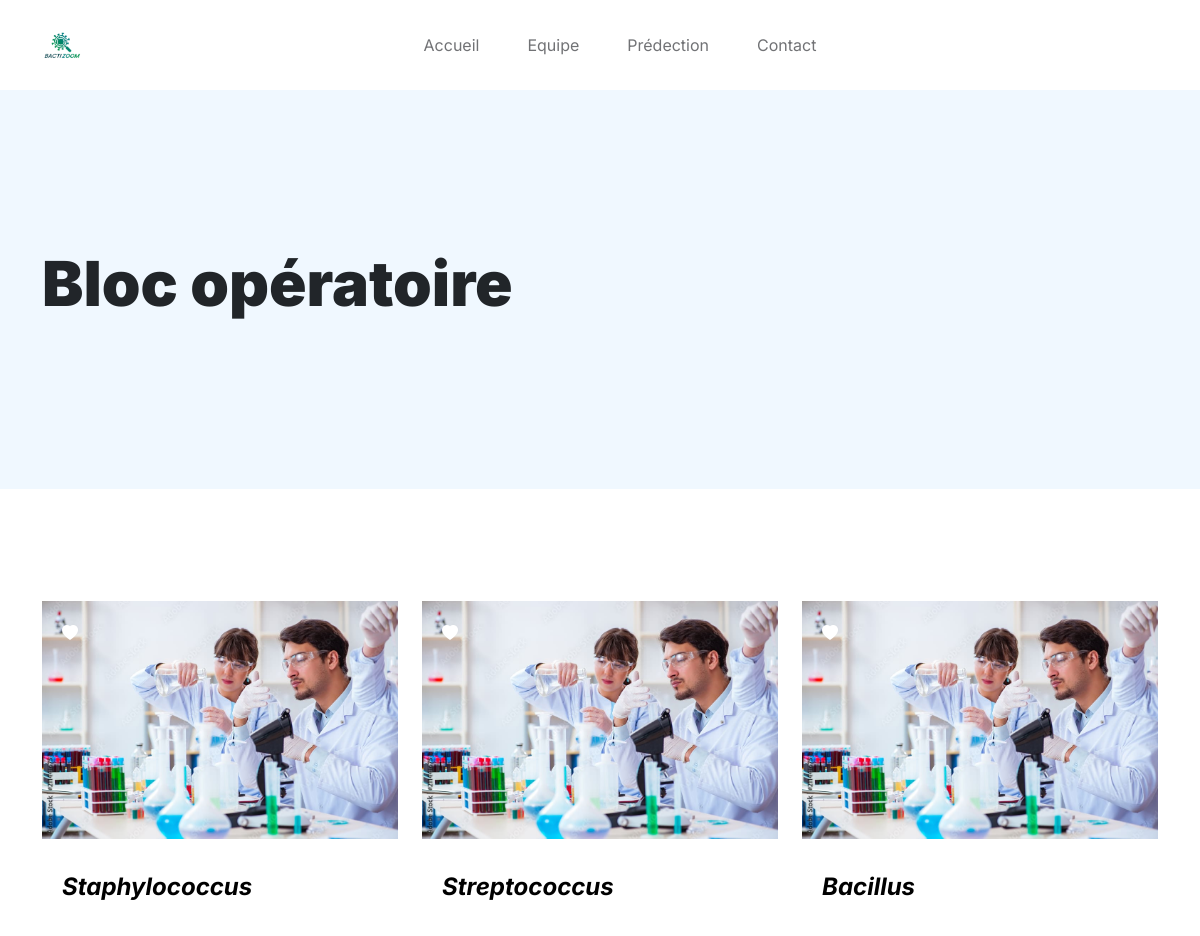
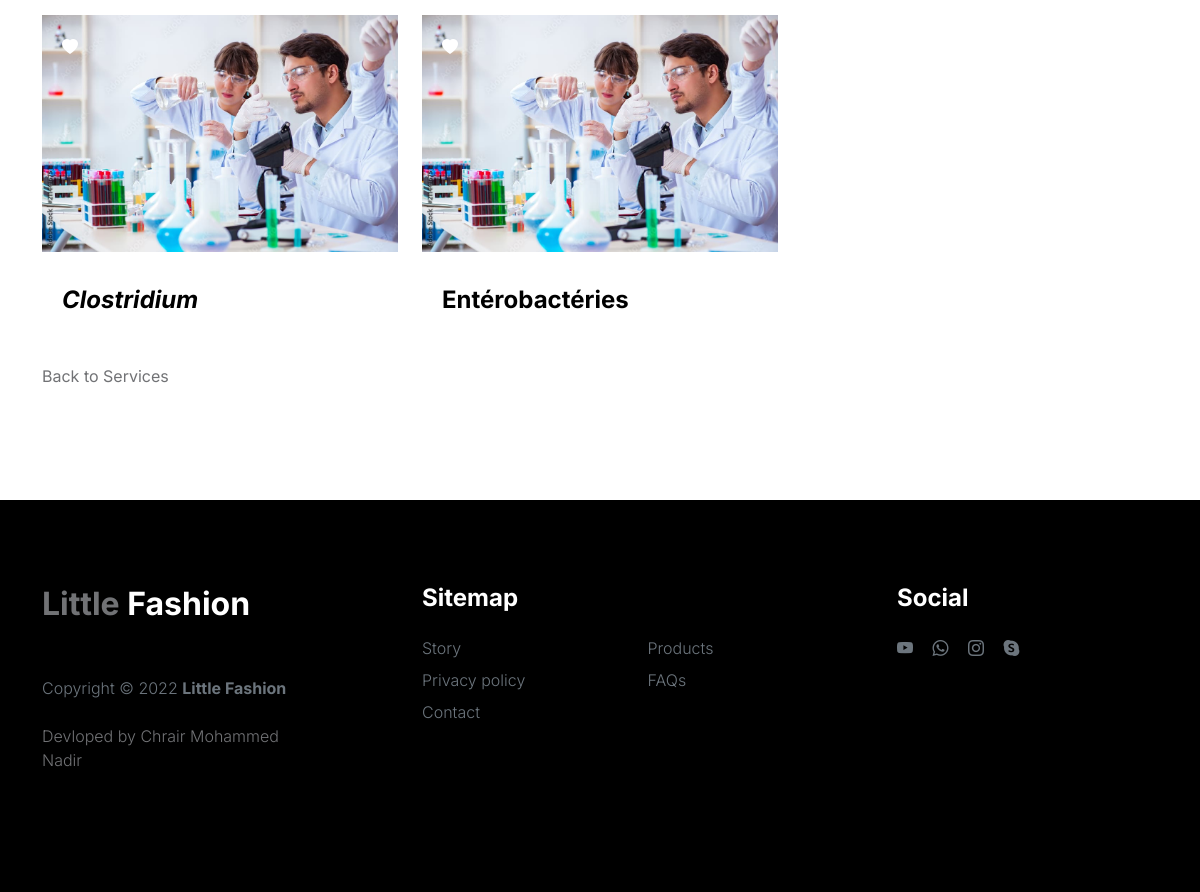
The page /groupebactirie/11/ on the database its author committed (2 pictures, top to bottom).
### myapp/models.py (models this page shows, shortened)
class Service(models.Model):
    name = models.CharField(max_length=100)
    image = models.ImageField(upload_to='service_images/', blank=True, null=True)

class GroupBacterie(models.Model):
    service = models.ForeignKey(Service, on_delete=models.CASCADE, related_name='groups')
    name = models.CharField(max_length=100)
    image1 = models.ImageField(upload_to='group_bacterie_images/', blank=True, null=True)

### myapp/views.py (the view)
# urls.py: path('groupebactirie/<int:id>/', views.groupebactirie, name='groupebactirie'),
def groupebactirie(request,id):
    service = get_object_or_404(Service, id=id)
    groups = service.groups.all()
    return render(request, 'groupebacterie.html', {'service': service, 'groups': groups})

### Templates/groupebacterie.html
{% extends 'statefiles/base.html' %} {% load static %} {% block content %}
<header class="site-header section-padding-img site-header-image">
  <div class="container">
    <div class="row">
      <div class="col-lg-6 col-12 header-info">
        <h1>
          <span class="d-block text-dark">{{ service.name }}</span>
        </h1>
      </div>
    </div>
  </div>
</header>
<section class="featured-product section-padding">
  <div class="container">
    <div class="row">
      {% for group in groups %}
      <div class="col-lg-4 col-12 mb-3">
        <div class="product-thumb">
          <a href="{% url 'bactirie' group.id %}">
            <img
              src="{% static 'images/ingenieur-biochimiste.jpg' %}"
              class="img-fluid product-image"
              alt=""
            />
          </a>
          <div class="product-top d-flex">
            <a href="#" class="bi-heart-fill product-icon"></a>
          </div>
          <div class="product-info d-flex">
            <div>
              {% if group.name == "Entérobactéries" %}
              <h5 class="product-title mb-0">
                <a
                  href="{% url 'bactirie' group.id %}"
                  class="product-title-link"
                  >{{ group.name }}</a
                >
              </h5>
              {% else %}
              <h5 class="product-title mb-0">
                <a
                  href="{% url 'bactirie' group.id %}"
                  class="product-title-link"
                  style="font-style: italic"
                  >{{ group.name }}</a
                >
              </h5>
              {% endif %}
            </div>
          </div>
        </div>
      </div>
      {% endfor %}
      <a href="{% url 'index' %}">Back to Services</a>
    </div>
  </div>
</section>
{% endblock %}

### myapp/static/css/tooplate-little-fashion.css (style rules this page uses)
:root { --white-color: #FFFFFF; --primary-color: #FF4400; --section-bg-color: #f0f8ff; --dark-color: #000000; --grey-color: #d0d1d1; --p-color: #717275; --body-font-family: 'Inter', sans-serif; --h5-font-size: 24px; --p-font-size: 20px; --copyright-text-font-size: 16px; --product-link-font-size: 14px; --custom-link-font-size: 12px; --font-weight-thin: 100; --font-weight-light: 300; --font-weight-normal: 400; --font-weight-bold: 700; --font-weight-black: 900; }
body, html { height: 100%; }
html { scroll-behavior: smooth; }
body { background: var(--white-color); font-family: var(--body-font-family); position: relative; }
h2, h3, h4, h5, h6 { color: var(--dark-color); line-height: inherit; }
h1, h2, h3, h4, h5, h6 { font-weight: var(--font-weight-bold); }
h1, h2 { font-weight: var(--font-weight-black); }
h1 { font-size: 64px; line-height: normal; }
h5 { font-size: 24px; }
a, button { touch-action: manipulation; transition: all 0.3s; }
a { color: var(--p-color); text-decoration: none; }
.site-header { background-color: var(--section-bg-color); position: relative; overflow: hidden; margin-top: 86px; }
.site-header.section-padding-img { padding-top: 10rem; padding-bottom: 10rem; }
section { content-visibility: auto; contain-intrinsic-size: 700px; }
.section-padding { padding-top: 7rem; padding-bottom: 7rem; }
.product-thumb { background: var(--white-color); position: relative; transition: all 0.5s ease-out; }
.product-image { transition: all 0.5s ease-out; }
.product-top { position: absolute; top: 0; right: 0; left: 0; margin: 20px; }
.product-info { padding: 30px 20px; }
.product-icon { color: var(--white-color); }
.product-title-link { color: var(--dark-color); }
@media screen and (max-width: 1200px) { h1 { font-size: 62px; } }

### rows shown on the page
Service: name "Bloc opératoire"
GroupBacterie: name "Staphylococcus"
GroupBacterie: name "Streptococcus"
GroupBacterie: name "Bacillus"
GroupBacterie: name "Clostridium"
GroupBacterie: name "Entérobactéries"
